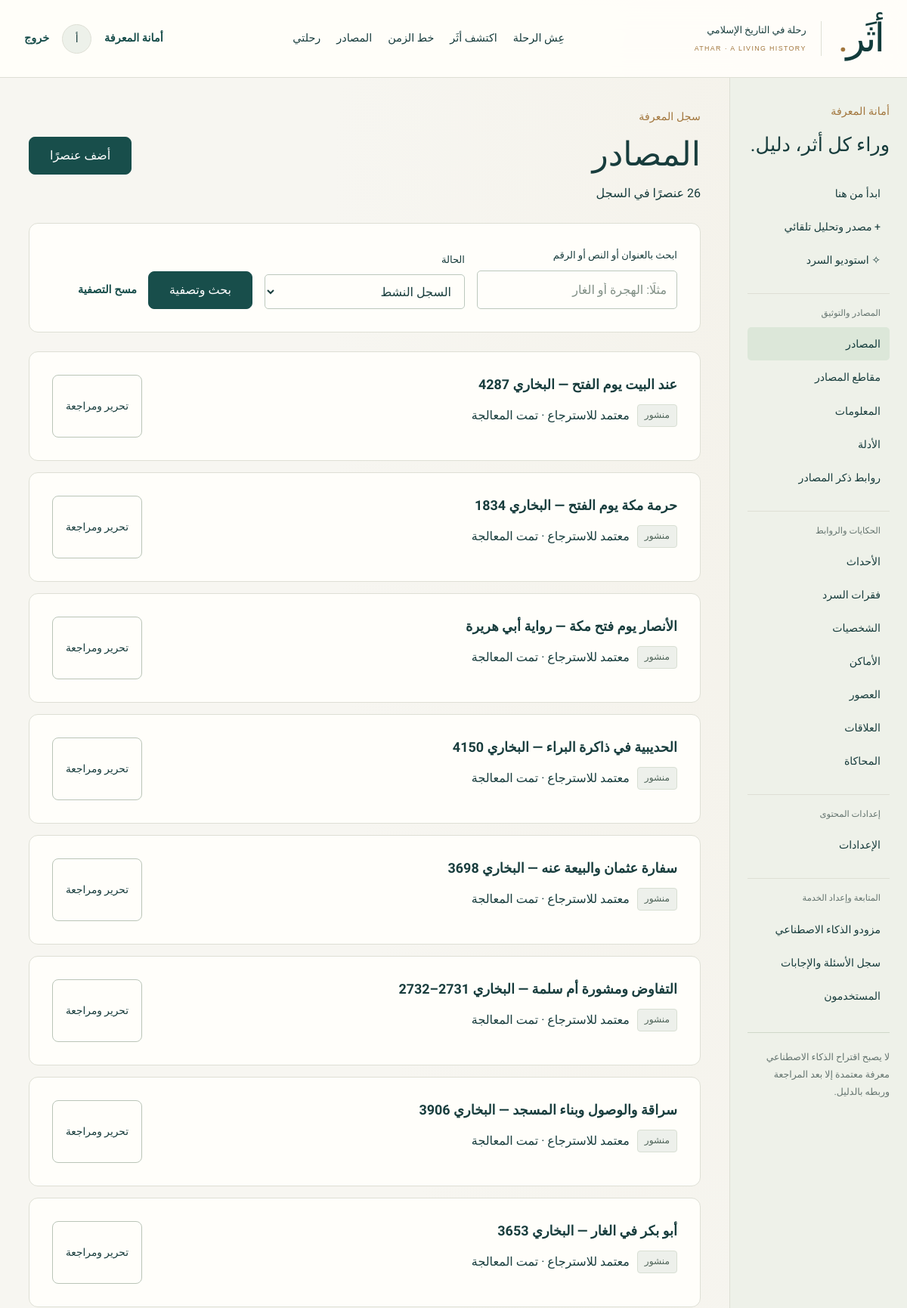
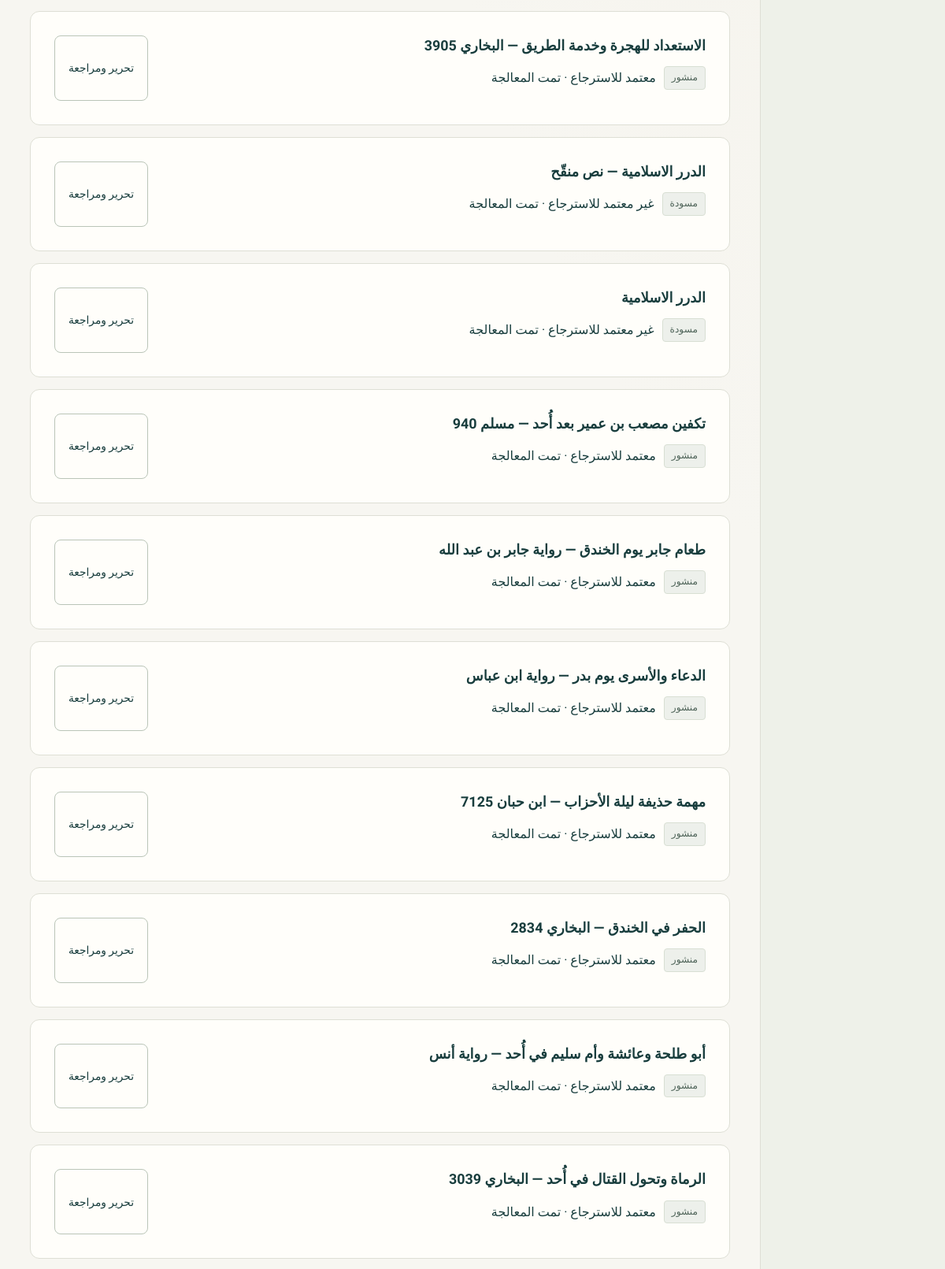
The app's page /dashboard/sources/ (signed in, upper part) with its own data (2 pictures, top to bottom).
### apps/accounts/models.py (models this page shows)
class User(AbstractUser):
    class Role(models.TextChoices):
        ADMIN = 'ADMIN', 'أمين المعرفة'
        USER = 'USER', 'مستكشف'
    role = models.CharField(max_length=5, choices=Role.choices, default=Role.USER)
    @property
    def is_admin(self):
        return self.is_active and (self.role == self.Role.ADMIN or self.is_superuser)

### apps/sources/models.py (models this page shows)
class HistoricalSource(Entity):
    replaces = models.ForeignKey('self', null=True, blank=True, on_delete=models.PROTECT, related_name='revisions', verbose_name='إصدار سابق للمصدر', editable=False)
    author = models.CharField('المؤلف', max_length=240, blank=True)
    source_type = models.CharField('نوع المصدر', max_length=20, choices=[('book', 'كتاب'), ('article', 'مقال'), ('manuscript', 'مخطوط'), ('research', 'بحث'), ('digital', 'مصدر رقمي'), ('other', 'غير ذلك')], default='book')
    publication_information = models.TextField('بيانات الطبعة والنشر', blank=True)
    language = models.CharField('اللغة', max_length=50, default='العربية')
    url = models.URLField('رابط المصدر', max_length=2048, blank=True)
    file = models.FileField('ملف المصدر', upload_to='sources/%Y/%m/', blank=True, validators=[validate_document])
    is_approved = models.BooleanField('مصدر معتمد للاسترجاع', default=False, db_index=True)
    processed_at = models.DateTimeField(null=True, blank=True, editable=False)

### apps/history/models.py (models this page shows, shortened)
class Entity(models.Model):
    class Kind(models.TextChoices):
        EVENT = 'event', 'حدث'
        PERSON = 'person', 'شخصية'
        PLACE = 'place', 'مكان'
        SOURCE = 'source', 'مصدر'
        ERA = 'era', 'حقبة'
    title = models.CharField('العنوان', max_length=240, db_index=True)
    slug = models.SlugField('الرابط المختصر', max_length=240, unique=True, allow_unicode=True)
    kind = models.CharField(max_length=10, choices=Kind.choices, editable=False)
    description = models.TextField('بين يديك المشهد', blank=True)
    status = models.CharField('حالة النشر', max_length=12, choices=Status.choices, default=Status.DRAFT, db_index=True)
    is_demo = models.BooleanField('محتوى تجريبي يحتاج مراجعة', default=False)
    ai_suggested = models.BooleanField('اقتراح ذكاء اصطناعي', default=False)
    reviewed_by = models.ForeignKey(settings.AUTH_USER_MODEL, null=True, blank=True, on_delete=models.SET_NULL, related_name='reviewed_entities', editable=False)
    created_by = models.ForeignKey(settings.AUTH_USER_MODEL, null=True, blank=True, on_delete=models.SET_NULL, related_name='created_entities', editable=False)
    created_at = models.DateTimeField(auto_now_add=True)
    updated_at = models.DateTimeField(auto_now=True)
    deleted_at = models.DateTimeField(null=True, blank=True, editable=False)
    objects = EntityQuerySet.as_manager()
    class Meta:
        ordering = ['title']
    def __str__(self):
        return self.title

### apps/dashboard/views.py (the view, shortened to what this page needs)
# urls.py: path('dashboard/<str:section>/', dashboard.collection, name='dashboard-list'),
@admin_required
def collection(request, section):
    if section == 'users':
        rows, title = User.objects.order_by('-date_joined'), 'المستخدمون'
    elif section == 'logs':
        rows, title = AIQueryLog.objects.select_related('user', 'event').all(), 'سجل أسئلة الذكاء الاصطناعي'
        if request.GET.get('review'):
            rows = rows.filter(needs_review=True)
    elif section in REGISTRY:
        model, title = REGISTRY[section]
        rows = model.objects.order_by('-pk')
        names = {field.name for field in model._meta.fields}
        if 'status' in names:
            state = request.GET.get('status', '')
            if state in Status.values:
                rows = rows.filter(status=state)
            elif state == 'pending':
                rows = rows.filter(status__in=[Status.DRAFT, Status.REVIEW])
            elif state != 'all':
                rows = rows.exclude(status=Status.ARCHIVED)
        query = request.GET.get('q', '').strip()[:200]
        event_id = request.GET.get('event', '')
        if event_id.isdigit():
            if 'event' in names: rows = rows.filter(event_id=event_id)
            elif section == 'evidence': rows = rows.filter(claim__event_id=event_id)
            elif section == 'relationships': rows = rows.filter(Q(from_entity_id=event_id) | Q(to_entity_id=event_id))
        entity_id = request.GET.get('entity', '')
        if entity_id.isdigit() and section == 'relationships':
            rows = rows.filter(Q(from_entity_id=entity_id) | Q(to_entity_id=entity_id))
        for field in ['source', 'claim', 'source_chunk']:
            if field in names and request.GET.get(field, '').isdigit(): rows = rows.filter(**{field + '_id': request.GET[field]})
        if section == 'passages': rows = rows.order_by('event__year_order', 'event_id', 'position', 'pk')
    else:
        raise Http404()
    page = Paginator(rows, 20).get_page(request.GET.get('page'))
    filters = request.GET.copy(); filters.pop('page', None)
    return render(request, 'dashboard/list.html', admin_context(section=section, title=title, page=page, editable=section in REGISTRY,
        query=request.GET.get('q', ''), filter_query=filters.urlencode(), statuses=Status.choices,
        supports_status=section in REGISTRY and hasattr(REGISTRY[section][0], 'status'),
        events=HistoricalEvent.objects.filter(deleted_at__isnull=True).order_by('year_order', 'pk'),
        supports_event=section in ['passages', 'claims', 'evidence', 'relationships', 'simulations']))

### apps/accounts/permissions.py (called while the page is built)
def is_admin(user):
    return user.is_authenticated and user.is_admin

### apps/dashboard/views.py (called while the page is built)
def admin_required(view):
    @wraps(view)
    def wrapped(request, *args, **kwargs):
        if not request.user.is_authenticated:
            return redirect('/login/?next=' + request.path)
        if not is_admin(request.user):
            return render(request, 'error.html', {'message': 'هذه الرحلة مخصصة لأمناء المعرفة.'}, status=403)
        return view(request, *args, **kwargs)
    return wrapped

def admin_context(**kwargs):
    groups = [('المصادر والتوثيق', ['sources', 'chunks', 'claims', 'evidence', 'mentions']),
              ('الحكايات والروابط', ['events', 'passages', 'persons', 'places', 'eras', 'relationships', 'simulations']),
              ('إعدادات المحتوى', ['settings'])]
    return {'admin_nav': [(key, value[1]) for key, value in REGISTRY.items()],
            'admin_groups': [(label, [(key, REGISTRY[key][1]) for key in keys]) for label, keys in groups], **kwargs}

### apps/history/context.py (called while the page is built)
def site_context(request):
    from apps.dashboard.models import SystemSetting
    return {'demo_mode': settings.DEMO_MODE, 'site_settings': dict(SystemSetting.objects.values_list('key', 'value'))}

### templates/dashboard/list.html
{% extends 'dashboard/base.html' %}{% block admin_content %}<div class="section-heading"><div><p class="eyebrow">سجل المعرفة</p><h1>{{ title }}</h1><p>{{ page.paginator.count }} عنصرًا في السجل</p></div>{% if editable %}<a class="button" href="{% url 'dashboard-new' section %}{% if filter_query %}?{{ filter_query }}{% endif %}">أضف عنصرًا</a>{% endif %}</div>{% include 'dashboard/filters.html' %}{% if section == 'logs' %}<a class="tag" href="?review=1">الأسئلة التي تحتاج مراجعة</a><a class="tag" href="?">جميع الأسئلة</a>{% endif %}<div class="admin-records">{% for record in page %}<article class="paper admin-record">{% if section == 'logs' %}<h3><a href="{% url 'answer-detail' record.pk %}">{{ record.question }}</a></h3><p>{{ record.answer|default:'الإجابة غير محفوظة في هذا السجل القديم.'|truncatechars:260 }}</p><a class="text-link" href="{% url 'answer-detail' record.pk %}">السؤال والإجابة والاستشهادات ↗</a><div class="tags"><span class="badge interpretation">{{ record.confidence }}</span><span>{{ record.user|default:'زائر' }}</span><time>{{ record.created_at|date:'Y/m/d H:i' }}</time></div><details><summary>تفاصيل الاسترجاع</summary><dl class="metadata"><dt>المصدر / النموذج</dt><dd><bdi>{{ record.provider }} / {{ record.model|default:'استخراج نصي' }}</bdi></dd><dt>المصادر المسترجعة</dt><dd>{{ record.retrieved_source_ids }}</dd><dt>المقاطع</dt><dd>{{ record.retrieved_chunk_ids }}</dd><dt>الزمن بالمللي ثانية</dt><dd>{{ record.latency_ms }}</dd><dt>سبب التعذر</dt><dd>{{ record.failure_reason|default:'لا يوجد' }}</dd></dl></details>{% elif section == 'users' %}<h3>{{ record.get_full_name|default:record.username }}</h3><p><bdi>{{ record.email }}</bdi></p><span class="badge neutral">{{ record.get_role_display }}</span>{% else %}<div><h3><a href="{% url 'dashboard-edit' section record.pk %}">{{ record }}</a></h3><div class="tags">{% if record.status %}<span class="badge neutral">{{ record.get_status_display }}</span>{% endif %}{% if record.is_demo %}<span class="badge interpretation">تجريبي — يحتاج مراجعة</span>{% endif %}{% if record.ai_suggested %}<span class="badge simulation">اقتراح ذكاء اصطناعي</span>{% endif %}{% if section == 'sources' %}<span>{% if record.is_approved %}معتمد للاسترجاع{% else %}غير معتمد للاسترجاع{% endif %} · {% if record.processed_at %}تمت المعالجة{% else %}غير معالج{% endif %}</span>{% endif %}</div></div><a class="button secondary small" href="{% url 'dashboard-edit' section record.pk %}">تحرير ومراجعة</a>{% endif %}</article>{% empty %}<div class="empty"><h2>هنا تبدأ المعرفة.</h2><p>لا توجد عناصر في هذا السجل بعد.</p></div>{% endfor %}</div>{% if page.has_other_pages %}<nav class="pagination" aria-label="صفحات سجل المحتوى">{% if page.has_previous %}<a class="button secondary small" href="?{{ filter_query }}&amp;page={{ page.previous_page_number }}">السابق</a>{% endif %}<span>صفحة {{ page.number }} من {{ page.paginator.num_pages }}</span>{% if page.has_next %}<a class="button secondary small" href="?{{ filter_query }}&amp;page={{ page.next_page_number }}">التالي</a>{% endif %}</nav>{% endif %}{% endblock %}

### templates/base.html (shortened to what this page needs)
{% load static %}<!doctype html>
<html lang="ar" dir="rtl">
<head>
  <link rel="stylesheet" href="{% static 'css/athar.css' %}?v=20261001-2"><script defer src="{% static 'js/athar.js' %}?v=20261004-5"></script>
  <link rel="stylesheet" href="{% static 'css/experience.css' %}?v=20261003-4">
  <link rel="stylesheet" href="{% static 'css/story.css' %}?v=20261004-6">
</head>
<body>
<header class="site-header">
  <a class="brand" href="{% url 'landing' %}" aria-label="أثَر، الرئيسية"><span class="wordmark">أثَر<span class="brand-dot">.</span></span><span class="brand-caption">رحلة في التاريخ الإسلامي<br><small lang="en">ATHAR · A LIVING HISTORY</small></span></a>
  <nav class="main-nav" aria-label="التنقل الرئيسي"><a href="{% url 'journey' %}" >عِش الرحلة</a><a href="{% url 'discover' %}" >اكتشف أثَر</a><a href="{% url 'timeline' %}" >خط الزمن</a><a href="{% url 'search' %}?kind=source">المصادر</a><a href="{% url 'library' %}">رحلتي</a></nav>
  <div class="account-nav">{% if user.is_authenticated %}{% if user.is_admin %}<a class="text-link" href="{% url 'dashboard' %}">أمانة المعرفة</a>{% endif %}<a class="avatar" href="{% url 'profile' %}" aria-label="ملفي الشخصي">{{ user.first_name|default:user.username|slice:':1' }}</a><form method="post" action="{% url 'logout' %}">{% csrf_token %}<button class="text-link" type="submit">خروج</button></form>{% else %}<a class="text-link" href="{% url 'login' %}">تسجيل الدخول</a><a class="button small" href="{% url 'journey' %}">ابدأ الرحلة</a>{% endif %}</div>
</header>
<main id="main">{% block content %}{% endblock %}</main>
</body></html>

### static/css/athar.css (style rules this page uses)
:root { --ink:#183d3d;--teal:#184e4b;--teal-dark:#123b3b;--gold:#a2763d;--paper:#fffefa;--bg:#f7f6f1;--line:#dedfd5;--muted:#657570;--soft:#edf1ea;--purple:#665080;--serif:'Amiri','Arabic Typesetting',Georgia,serif;--sans:'IBM Plex Sans Arabic','Segoe UI',Tahoma,sans-serif }
* { box-sizing:border-box }
html { scroll-behavior:smooth;scroll-padding-top:100px }
body { margin:0;color:var(--ink);background:var(--bg);font-family:var(--sans);font-size:16px;line-height:1.85 }
a { color:inherit;text-decoration:none }
button,input,textarea,select { font:inherit }
button,a,input,select,textarea { -webkit-tap-highlight-color:transparent }
button { cursor:pointer }
button { color:inherit }
a,button,input,textarea,select { outline-offset:5px }
h1,h2,h3,p { margin-top:0 }
h1,h2,h3 { line-height:1.4 }
h1 { font-family:var(--serif);font-size:clamp(2.3rem,4vw,3.9rem);font-weight:400;margin-bottom:20px }
h3 { font-size:1.12rem;font-weight:600;margin-bottom:12px }
p { margin-bottom:20px }
small,.small-text { font-size:.85rem }
.eyebrow { font-size:.88rem;font-weight:500;color:var(--gold);margin-bottom:14px;letter-spacing:.01em }
.site-header { display:flex;align-items:center;justify-content:space-between;gap:24px;padding:16px max(32px,calc((100vw - 1176px)/2));border-bottom:1px solid var(--line);background:rgba(255,254,250,.97);min-height:100px }
.brand { display:flex;align-items:center;gap:22px;flex-shrink:0 }
.wordmark { font-family:var(--serif);font-size:3.25rem;line-height:1;letter-spacing:-3px;color:var(--teal-dark) }
.brand-dot { color:var(--gold) }
.brand-caption { font-size:.8rem;line-height:1.8;padding-right:19px;border-right:1px solid var(--line) }
.brand-caption small { font-family:Arial,sans-serif;font-size:.55rem;letter-spacing:1.4px;color:var(--gold) }
.main-nav,.account-nav { display:flex;align-items:center;gap:25px }
.main-nav a { font-size:.9rem;white-space:nowrap }
.account-nav { gap:17px;font-size:.88rem }
.account-nav form { margin:0 }
.button { border:1px solid var(--teal);border-radius:6px;display:inline-flex;align-items:center;justify-content:center;gap:10px;background:var(--teal);color:white;padding:12px 27px;font-weight:500;min-height:49px;line-height:1.5;transition:background .18s,transform .18s }
.button.secondary { background:transparent;color:var(--ink);border-color:#bac5b8 }
.button.small { padding:9px 17px;min-height:40px;font-size:.86rem }
.text-link { font-size:.9rem;border:0;background:none;padding:0;color:var(--teal);font-weight:600;text-underline-offset:5px }
.avatar { border-radius:50%;width:39px;height:39px;display:grid;place-items:center;background:var(--soft);border:1px solid var(--line) }
.section-heading { display:flex;justify-content:space-between;align-items:center;gap:24px;margin-bottom:25px }
.section-heading h2,.section-heading h1 { margin-bottom:5px }
.section-heading .eyebrow { margin-bottom:7px }
.section-heading p { margin-bottom:0 }
.badge { font-size:.76rem;border:1px solid transparent;border-radius:4px;padding:3px 9px;display:inline-block;line-height:1.8 }
.neutral { background:#edf0eb;color:#4f6459;border-color:#d8dfd3 }
.paper { padding:30px;background:var(--paper);border:1px solid var(--line);border-radius:8px }
.tags { display:flex;gap:10px;flex-wrap:wrap;margin:14px 0 }
.admin-main h1 { font-size:2.75rem }
.admin-records { display:grid;gap:15px;margin-top:25px }
.admin-record { display:flex;justify-content:space-between;gap:20px;flex-wrap:wrap }
.admin-record h3 { margin-bottom:7px }

### static/css/experience.css (style rules this page uses)
:root { --ease-out:cubic-bezier(.16,1,.3,1);--night:#102f32;--warm-gold:#dfc58e }
body { background:radial-gradient(ellipse at 90% 10%,#eee9db55,transparent 42%),var(--bg) }
.site-header { position:relative;z-index:20;background:#fffefaeb;backdrop-filter:blur(16px) }
.wordmark { line-height:1.35 }
.main-nav { gap:21px }
.main-nav a { position:relative }
.main-nav a:before { content:'';position:absolute;bottom:-6px;right:0;width:0;height:1px;background:var(--gold);transition:width .3s var(--ease-out) }
.button { border-radius:8px;transition:background .25s,box-shadow .3s,transform .3s var(--ease-out) }
.paper { border-radius:12px }
.reveal-visible { transition:opacity .8s var(--ease-out),transform .8s var(--ease-out);opacity:1;transform:translateY(0) }

### records on screen
User: first_name "أ"
HistoricalSource: title "عند البيت يوم الفتح — البخاري 4287", status "منشور", is_approved "معتمد للاسترجاع", shows "تمت المعالجة"
HistoricalSource: title "حرمة مكة يوم الفتح — البخاري 1834", status "منشور", is_approved "معتمد للاسترجاع", shows "تمت المعالجة"
HistoricalSource: title "الأنصار يوم فتح مكة — رواية أبي هريرة", status "منشور", is_approved "معتمد للاسترجاع", shows "تمت المعالجة"
HistoricalSource: title "الحديبية في ذاكرة البراء — البخاري 4150", status "منشور", is_approved "معتمد للاسترجاع", shows "تمت المعالجة"
HistoricalSource: title "سفارة عثمان والبيعة عنه — البخاري 3698", status "منشور", is_approved "معتمد للاسترجاع", shows "تمت المعالجة"
HistoricalSource: title "التفاوض ومشورة أم سلمة — البخاري 2731–2732", status "منشور", is_approved "معتمد للاسترجاع", shows "تمت المعالجة"
HistoricalSource: title "سراقة والوصول وبناء المسجد — البخاري 3906", status "منشور", is_approved "معتمد للاسترجاع", shows "تمت المعالجة"
HistoricalSource: title "أبو بكر في الغار — البخاري 3653", status "منشور", is_approved "معتمد للاسترجاع", shows "تمت المعالجة"
HistoricalSource: title "الاستعداد للهجرة وخدمة الطريق — البخاري 3905", status "منشور", is_approved "معتمد للاسترجاع", shows "تمت المعالجة"
HistoricalSource: title "الدرر الاسلامية — نص منقّح", status "مسودة", is_approved "غير معتمد للاسترجاع", shows "تمت المعالجة"
HistoricalSource: title "الدرر الاسلامية", status "مسودة", is_approved "غير معتمد للاسترجاع", shows "تمت المعالجة"
HistoricalSource: title "تكفين مصعب بن عمير بعد أُحد — مسلم 940", status "منشور", is_approved "معتمد للاسترجاع", shows "تمت المعالجة"
HistoricalSource: title "طعام جابر يوم الخندق — رواية جابر بن عبد الله", status "منشور", is_approved "معتمد للاسترجاع", shows "تمت المعالجة"
HistoricalSource: title "الدعاء والأسرى يوم بدر — رواية ابن عباس", status "منشور", is_approved "معتمد للاسترجاع", shows "تمت المعالجة"
HistoricalSource: title "مهمة حذيفة ليلة الأحزاب — ابن حبان 7125", status "منشور", is_approved "معتمد للاسترجاع", shows "تمت المعالجة"
HistoricalSource: title "الحفر في الخندق — البخاري 2834", status "منشور", is_approved "معتمد للاسترجاع", shows "تمت المعالجة"
HistoricalSource: title "أبو طلحة وعائشة وأم سليم في أُحد — رواية أنس", status "منشور", is_approved "معتمد للاسترجاع", shows "تمت المعالجة"
HistoricalSource: title "الرماة وتحول القتال في أُحد — البخاري 3039", status "منشور", is_approved "معتمد للاسترجاع", shows "تمت المعالجة"

### other values on screen
{{ group }} "المصادر والتوثيق" "الحكايات والروابط" "إعدادات المحتوى"
{{ label }} "المصادر" "مقاطع المصادر" "المعلومات" "الأدلة" "روابط ذكر المصادر" "الأحداث" "فقرات السرد" "الشخصيات" "الأماكن" "العصور" "العلاقات" "المحاكاة" "الإعدادات"
{{ title }} "المصادر"
{{ page.paginator.count }} "26"
